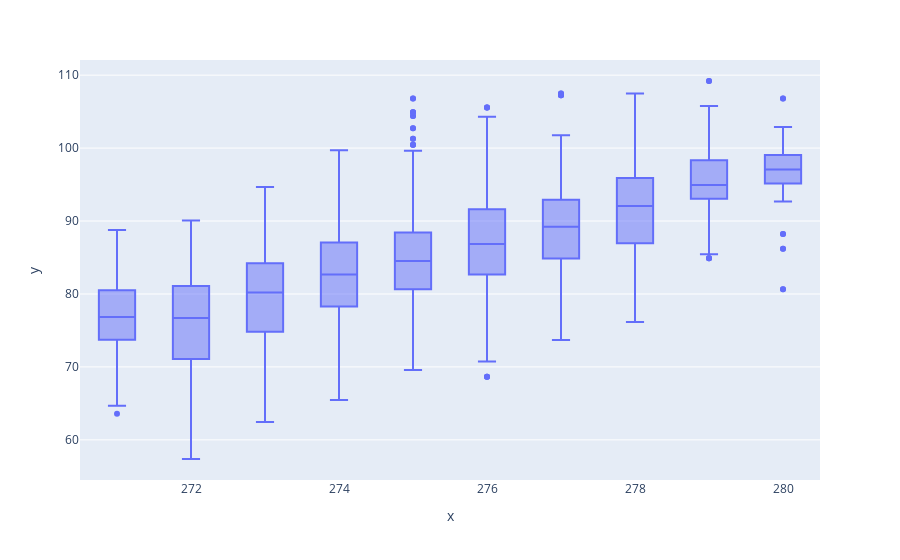

The notebook cell saved with this chart:
### Code cell
px.box(x = ((HV_pd_sliced.temperature+253)/(HV_pd_sliced.pressure/1013)).round(0),y=HV_pd_sliced.Cluster_charge_L2_V)

### Figure 1 — Plotly figure (JSON) as saved in the notebook; plotly's stock layout.template omitted (floating-point values rounded to 4 significant figures; data arrays with more than 128 entries replaced by an {"elided": "..."} marker saying what was removed)
{"data": [{"alignmentgroup": "True", "hovertemplate": "x=%{x}<br>y=%{y}<extra></extra>", "legendgroup": "", "marker": {"color": "#636efa"}, "name": "", "notched": false, "offsetgroup": "", "orientation": "v", "showlegend": false, "type": "box", "x": {"elided": "3973 int values"}, "x0": " ", "xaxis": "x", "y": {"elided": "3973 float values"}, "y0": " ", "yaxis": "y"}], "layout": {"boxmode": "group", "legend": {"tracegroupgap": 0}, "margin": {"t": 60}, "xaxis": {"anchor": "y", "domain": [0, 1], "title": {"text": "x"}}, "yaxis": {"anchor": "x", "domain": [0, 1], "title": {"text": "y"}}}}
